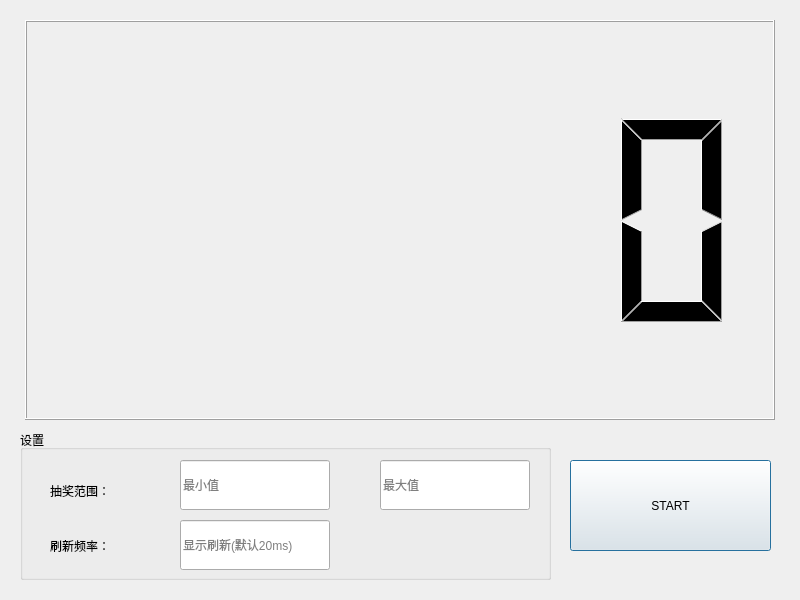
<?xml version="1.0" encoding="UTF-8"?>
<ui version="4.0">
 <class>Dialog</class>
 <widget class="QDialog" name="Dialog">
  <property name="geometry">
   <rect>
    <x>0</x>
    <y>0</y>
    <width>800</width>
    <height>600</height>
   </rect>
  </property>
  <property name="windowTitle">
   <string>抽奖</string>
  </property>
  <property name="windowIcon">
   <iconset>
    <normaloff>NA.ico</normaloff>NA.ico</iconset>
  </property>
  <widget class="QLCDNumber" name="result">
   <property name="geometry">
    <rect>
     <x>25</x>
     <y>20</y>
     <width>750</width>
     <height>400</height>
    </rect>
   </property>
   <property name="lineWidth">
    <number>1</number>
   </property>
   <property name="smallDecimalPoint">
    <bool>true</bool>
   </property>
   <property name="digitCount">
    <number>5</number>
   </property>
   <property name="mode">
    <enum>QLCDNumber::Dec</enum>
   </property>
   <property name="segmentStyle">
    <enum>QLCDNumber::Filled</enum>
   </property>
   <property name="intValue" stdset="0">
    <number>0</number>
   </property>
  </widget>
  <widget class="QGroupBox" name="groupBox">
   <property name="geometry">
    <rect>
     <x>20</x>
     <y>430</y>
     <width>531</width>
     <height>150</height>
    </rect>
   </property>
   <property name="title">
    <string>设置</string>
   </property>
   <widget class="QLineEdit" name="lineEdit_minVal">
    <property name="geometry">
     <rect>
      <x>160</x>
      <y>30</y>
      <width>150</width>
      <height>50</height>
     </rect>
    </property>
    <property name="maxLength">
     <number>99999</number>
    </property>
    <property name="placeholderText">
     <string>最小值</string>
    </property>
   </widget>
   <widget class="QLineEdit" name="sleep">
    <property name="geometry">
     <rect>
      <x>160</x>
      <y>90</y>
      <width>150</width>
      <height>50</height>
     </rect>
    </property>
    <property name="toolTipDuration">
     <number>-3</number>
    </property>
    <property name="placeholderText">
     <string>显示刷新(默认20ms)</string>
    </property>
   </widget>
   <widget class="QLineEdit" name="lineEdit_maxVal">
    <property name="geometry">
     <rect>
      <x>360</x>
      <y>30</y>
      <width>150</width>
      <height>50</height>
     </rect>
    </property>
    <property name="maxLength">
     <number>99999</number>
    </property>
    <property name="placeholderText">
     <string>最大值</string>
    </property>
   </widget>
   <widget class="QLabel" name="label">
    <property name="geometry">
     <rect>
      <x>30</x>
      <y>40</y>
      <width>111</width>
      <height>41</height>
     </rect>
    </property>
    <property name="text">
     <string>抽奖范围：</string>
    </property>
   </widget>
   <widget class="QLabel" name="label_2">
    <property name="geometry">
     <rect>
      <x>30</x>
      <y>100</y>
      <width>101</width>
      <height>31</height>
     </rect>
    </property>
    <property name="text">
     <string>刷新频率：</string>
    </property>
   </widget>
  </widget>
  <widget class="QPushButton" name="start">
   <property name="geometry">
    <rect>
     <x>570</x>
     <y>460</y>
     <width>201</width>
     <height>91</height>
    </rect>
   </property>
   <property name="text">
    <string>START</string>
   </property>
  </widget>
 </widget>
 <layoutdefault spacing="6" margin="11"/>
 <resources/>
 <connections/>
</ui>
